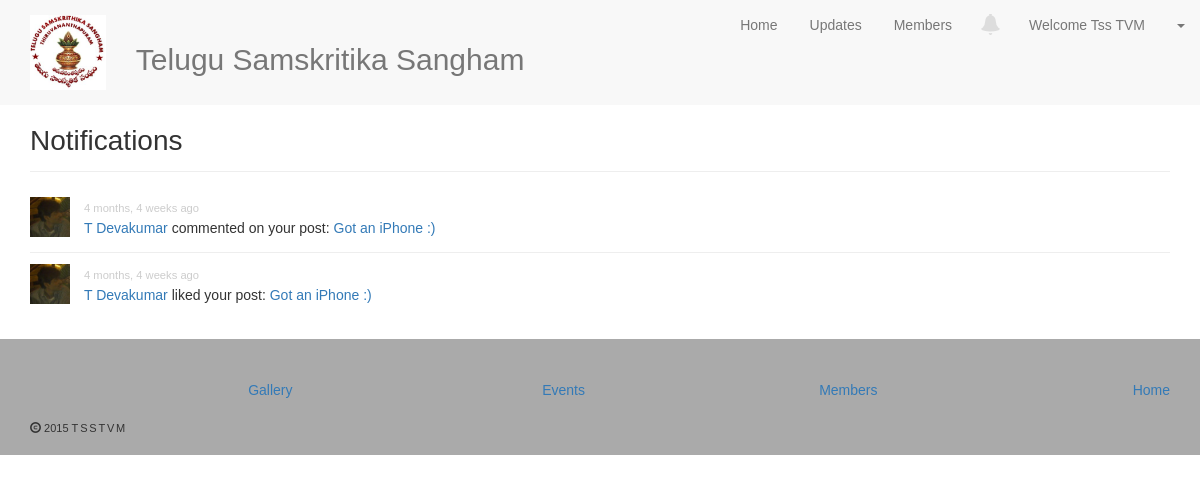
The page /notifications/ (signed in) on the database as committed earlier.
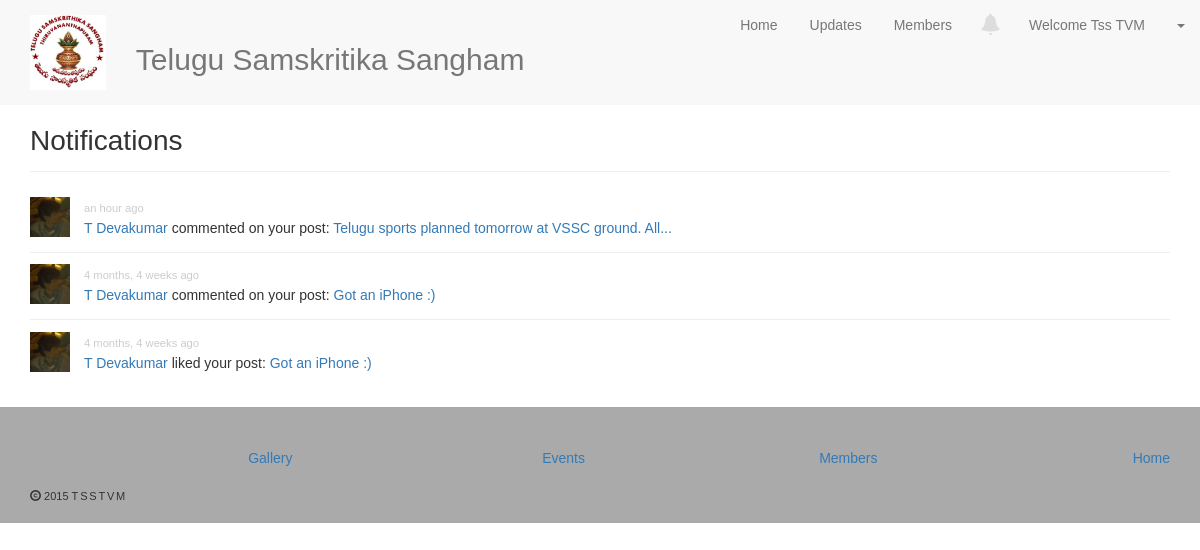
The same page on the database as committed later.
### tsstvm/activities/models.py (models this page shows, shortened)
class Notification(models.Model):
    LIKED = 'L'
    COMMENTED = 'C'
    FAVORITED = 'F'
    ANSWERED = 'A'
    ACCEPTED_ANSWER = 'W'
    EDITED_ARTICLE = 'E'
    ALSO_COMMENTED = 'S'
    NOTIFICATION_TYPES = (
        (LIKED, 'Liked'),
        (COMMENTED, 'Commented'),
        (FAVORITED, 'Favorited'),
        (ANSWERED, 'Answered'),
        (ACCEPTED_ANSWER, 'Accepted Answer'),
        (EDITED_ARTICLE, 'Edited Article'),
        (ALSO_COMMENTED, 'Also Commented'),
        )
    _LIKED_TEMPLATE = u'<a href="/profile/{0}/">{1}</a> liked your post: <a href="/feeds/{2}/">{3}</a>'
    _COMMENTED_TEMPLATE = u'<a href="/profile/{0}/">{1}</a> commented on your post: <a href="/feeds/{2}/">{3}</a>'
    _FAVORITED_TEMPLATE = u'<a href="/profile/{0}/">{1}</a> favorited your question: <a href="/questions/{2}/">{3}</a>'
    _ANSWERED_TEMPLATE = u'<a href="/profile/{0}/">{1}</a> answered your question: <a href="/questions/{2}/">{3}</a>'
    _ACCEPTED_ANSWER_TEMPLATE = u'<a href="/profile/{0}/">{1}</a> accepted your answer: <a href="/questions/{2}/">{3}</a>'
    _EDITED_ARTICLE_TEMPLATE = u'<a href="/profile/{0}/">{1}</a> edited your article: <a href="/article/{2}/">{3}</a>'
    _ALSO_COMMENTED_TEMPLATE = u'<a href="/profile/{0}/">{1}</a> also commentend on the post: <a href="/feeds/{2}/">{3}</a>'
    from_user = models.ForeignKey(User, related_name='+')
    to_user = models.ForeignKey(User, related_name='+')
    date = models.DateTimeField(auto_now_add=True)
    feed = models.ForeignKey('feeds.Feed', null=True, blank=True)
    question = models.ForeignKey('questions.Question', null=True, blank=True)
    answer = models.ForeignKey('questions.Answer', null=True, blank=True)
    article = models.ForeignKey('articles.Article', null=True, blank=True)
    notification_type = models.CharField(max_length=1, choices=NOTIFICATION_TYPES)
    is_read = models.BooleanField(default=False)
    class Meta:
        verbose_name = 'Notification'
        verbose_name_plural = 'Notifications'
        ordering = ('-date',)
    def __unicode__(self):
        if self.notification_type == self.LIKED:
            return self._LIKED_TEMPLATE.format(
                escape(self.from_user.username),
                escape(self.from_user.profile.get_screen_name()),
                self.feed.pk,
                escape(self.get_summary(self.feed.post))
                )
        elif self.notification_type == self.COMMENTED:
            return self._COMMENTED_TEMPLATE.format(
                escape(self.from_user.username),
                escape(self.from_user.profile.get_screen_name()),
                self.feed.pk,
                escape(self.get_summary(self.feed.post))
                )
        else:
            return 'Ooops! Something went wrong.'
    def get_summary(self, value):
        summary_size = 50
        if len(value) > summary_size:
            return u'{0}...'.format(value[:summary_size])
        else:
            return value

### tsstvm/member/models.py (models this page shows, shortened)
class Profile(models.Model):
    user = models.OneToOneField(User)
    address = models.CharField(max_length=200, null=True, blank=True)
    url = models.CharField(max_length=50, null=True, blank=True)
    job_title = models.CharField(max_length=50, null=True, blank=True)
    fb_url = models.CharField(max_length=200, null=True, blank=True)
    reputation = models.IntegerField(default=0)
    phone_regex = RegexValidator(regex=r'^\+?1?\d{9,15}$', message="Phone number must be entered in the format: '+999999999'. Up to 15 digits allowed.")
    contact_number = models.CharField(validators=[phone_regex], null=True, blank=True, max_length=15) # validators should be a list
    intro = models.TextField(max_length=200, null=True, blank=True)
    def get_picture(self):
        no_picture = '/static/user.png'
        try:
            filename = settings.MEDIA_ROOT + '/profile_pictures/' + self.user.username + '.jpg'
            picture_url = settings.MEDIA_URL + 'profile_pictures/' + self.user.username + '.jpg'
            if os.path.isfile(filename):
                return picture_url
            else:
                gravatar_url = u'http://www.gravatar.com/avatar/{0}?{1}'.format(
                    hashlib.md5(self.user.email.lower()).hexdigest(),
                    urllib.urlencode({'d':no_picture, 's':'256'})
                    )
                return no_picture
        except Exception, e:
            return no_picture
    def get_screen_name(self):
        try:
            if self.user.get_full_name():
                return self.user.get_full_name()# if self.user.get_full_name().strip() !="" else self.user.username
            else:
                return self.user.username
        except:
            return self.user.username

### tsstvm/feeds/models.py (models this page shows, shortened)
class Feed(models.Model):
    user = models.ForeignKey(User)
    date = models.DateTimeField(auto_now_add=True)
    post = models.TextField(max_length=255)
    parent = models.ForeignKey('Feed', null=True, blank=True)
    likes = models.IntegerField(default=0)
    comments = models.IntegerField(default=0)
    class Meta:
        verbose_name = _('Feed')
        verbose_name_plural = _('Feeds')
        ordering = ('-date',)

### tsstvm/activities/views.py (the view)
# urls.py: url(r'^notifications/$', 'tsstvm.activities.views.notifications', name='notifications'),
@login_required
def notifications(request):
    user = request.user
    notifications = Notification.objects.filter(to_user=user)
    unread = Notification.objects.filter(to_user=user, is_read=False)
    for notification in unread:
        notification.is_read = True
        notification.save()
    return render(request, 'activities/notifications.html', {'notifications': notifications})

### tsstvm/activities/templates/activities/notifications.html (shortened to what this page needs)
{% extends 'base.html' %}
{% load i18n %}
{% load staticfiles %}
{% load humanize %}
{% block head %}
  <link href="{% static 'css/notifications.css' %}" rel="stylesheet">
{% endblock head %}
{% block main %}
<div class="container">
  <div class="page-header">
    <h1>Notifications</h1>
  </div>
  <ul class="all-notifications">
    {% for notification in notifications %}
      <li class="clearfix">
        <a href="{% url 'profile' notification.from_user.username %}"><img src="{{ notification.from_user.profile.get_picture }}" class="user-picture"></a>
        <div>
          <small>{{ notification.date|naturaltime }}</small>
          <p>{{ notification|safe }}</p>
        </div>
      </li>
    {% empty %}
      <li>You have no notification</li>
    {% endfor %}
  </ul>
</div>
{% endblock main %}

Rows that differ between the two databases and show on the page:
added Notification: from_user.profile.get_picture (picture), date "an hour ago", notification_type+from_user+feed "T Devakumar commented on your post: Telugu sports planned tomorrow at VSSC ground. All..."
